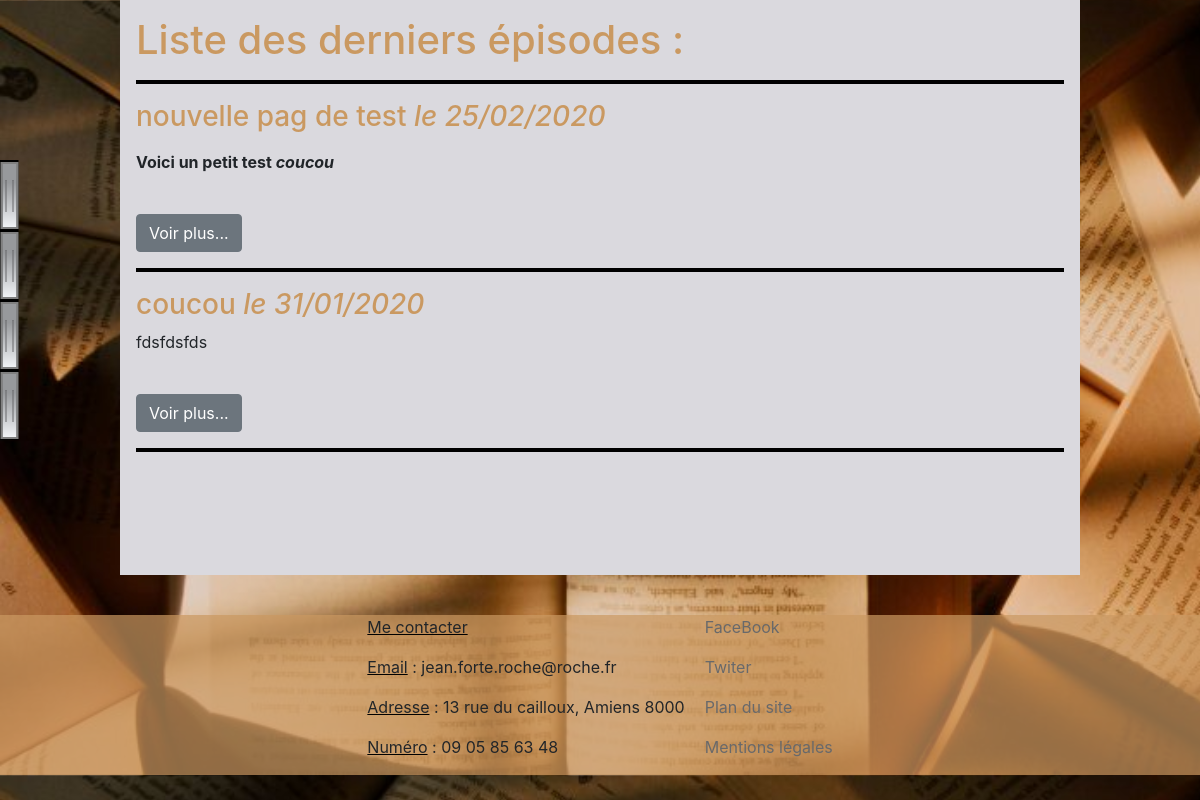
Screenshot of /index.php?action=listPost with the database file from the repository.
### tables this page shows
CREATE TABLE IF NOT EXISTS `post` (
  `id` int(11) NOT NULL AUTO_INCREMENT,
  `title` varchar(50) NOT NULL COMMENT 'title of post',
  `content` text NOT NULL COMMENT 'content of post',
  `creation_date` date NOT NULL COMMENT 'date of post creation',
  `autor` varchar(50) NOT NULL,
  PRIMARY KEY (`id`)
);

### Controller/PostController.php (called while the page is built, shortened)
<?php
	class PostController
	{
		private $PostModel;
		public function __construct () {
			$this->PostModel = new PostModel();
		}
		public function getPost ()
		{
			$posts = $this->PostModel->getPost();
			require("template/forum.php");
		}
	}

### spl_autoloader.php (called while the page is built, shortened)
<?php
	spl_autoload_register(function($class)
	{
		$finalPath = str_replace("\\", "/", $class);
		$finalPath = str_replace("WriterBlog/", "", $finalPath);
	    $finalPath = $finalPath.'.php';
	});

### Model/Manager.php (called while the page is built, shortened)
<?php
	class Manager
	{
		protected function dbConnect()
		{
				try {
					$bdd = new \PDO('mysql:host=127.0.0.1;dbname=writerblog;charset=utf8', 'root', '', array(\PDO::ATTR_ERRMODE => \PDO::ERRMODE_EXCEPTION));
				}
				catch(Exception $e) {
					die('Erreur : '.$e->getMessage());
				}
				return $bdd;
		}
	}

### Model/PostModel.php (called while the page is built, shortened)
<?php
	class PostModel extends Manager
	{
		public function getPost ()
		{
			$req = $this->dbConnect()->query('SELECT id, title, content, creation_date, autor FROM post ORDER BY creation_date DESC LIMIT 0, 5');
			while ($data = $req->fetch())
    		{
      			$postArray[] = new Post($data);
      		}
			return $postArray ?? "error";
		}
	}

### Entity/Post.php (called while the page is built, shortened)
<?php
	class Post
	{
		private  $id;
		private  $title;
		private  $content;
		private  $creation_date;
		public function id() { return $this->id;}
		public function title() { return $this->title;}
		public function content() { return $this->content;}
		public function creation_date() { return $this->creation_date;}
    public function hydrate(array $data)
    {
      foreach ($data as $key => $value)
      {
        $method = 'set'.ucfirst($key);
      }
    }
  		public function setId($id)
  		{
  			$id = (int) $id;
    		if ($id > 0)
   			{
      			$this->id = $id;
    		}
    	}
    	public function setTitle($title)
  		{
    		if (is_string($title))
    		{
      			$this->title = $title;
    		}
  		}
    	public function setContent($content)
  		{
    		if (is_string($content))
    		{
      			$this->content = $content;
    		}
  		}
    	public function setCreation_date($creation_date)
  		{
    		if (is_string($creation_date))
    		{
      			$this->creation_date = $creation_date;
    		}
  		}
	}

### template/forum.php (the view, shortened to what this page needs)
	<div class="wrap">
		<h1>Liste des derniers épisodes :</h1>
		<?php
		if (isset($posts) AND !empty($posts) AND is_array($posts)) {
		foreach ($posts as $req ) {
		?>
			<div>
				<hr class="separCom">
			    <h3>
			        <?= $req->title() ?>
			        <em>le <?= date("d/m/Y",strtotime($req->creation_date())); ?></em>
			    </h3>
			    <p>
			    	<?= nl2br(substr($req->content(), 0, 1200)) ?>
				</p>
			    <br/>
			    <p>
				    <a class="btn btn-secondary" href="index.php?action=displayComment&post=<?= $req->id()?>">Voir plus...</a>
			    </p>
			</div>
	<?php
		}
	} else {
		echo "<p>Erreur, pas d'article à afficher.</p>";
	}
	?>
	<hr class="separCom">
	</div>
<?php
	require('template/template.php');
?>

### public/css/style.css (style rules this page uses)
body { background-image: url("../images/bodyBackground.jpg"); background-size: cover; position: relative; padding-bottom: 200px; }
h1, h2, h3, h4, h5 { color: rgb(202,153,97); }
.wrap { width: 80%; transform: translate(-50%,0); margin-left: 50%; z-index: 1; position: relative; background-color: rgb(218, 217, 222); padding: 1em; min-height: 575px; }
.separCom { height: 0.2em; background: black; }

### rows the page displays
post: title "nouvelle pag de test", creation_date "25/02/2020", content "Voici un petit test coucou"
post: title "coucou", creation_date "31/01/2020", content "fdsfdsfds"
